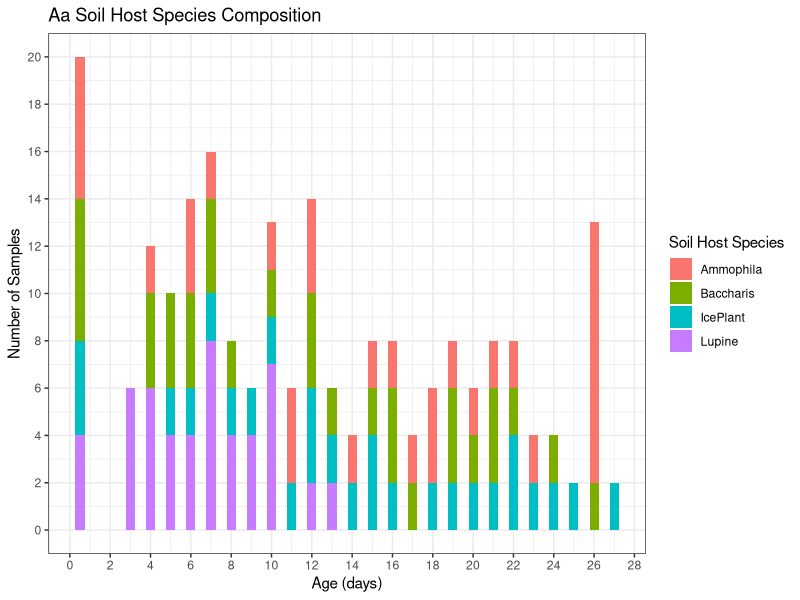
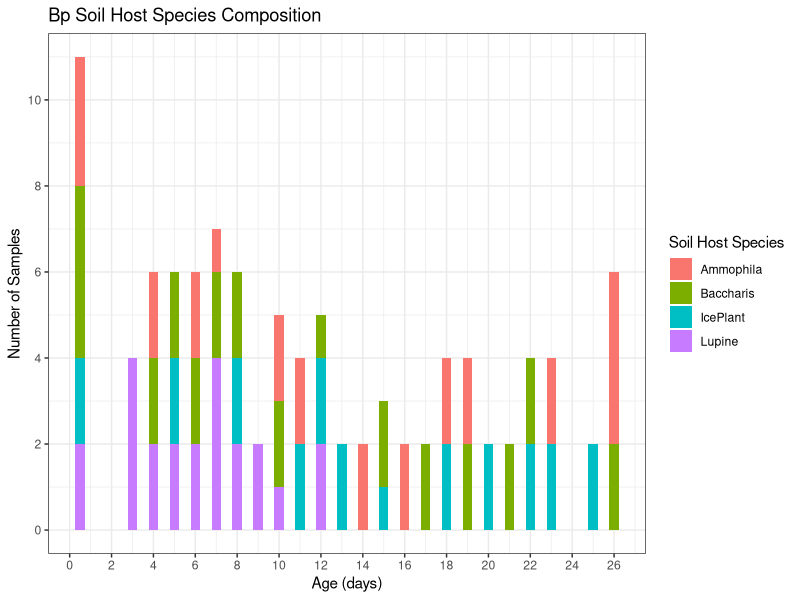
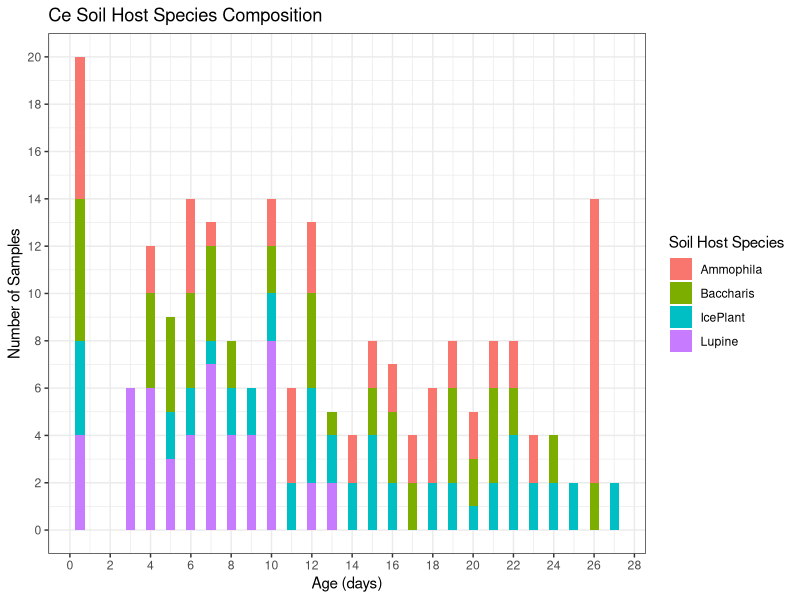
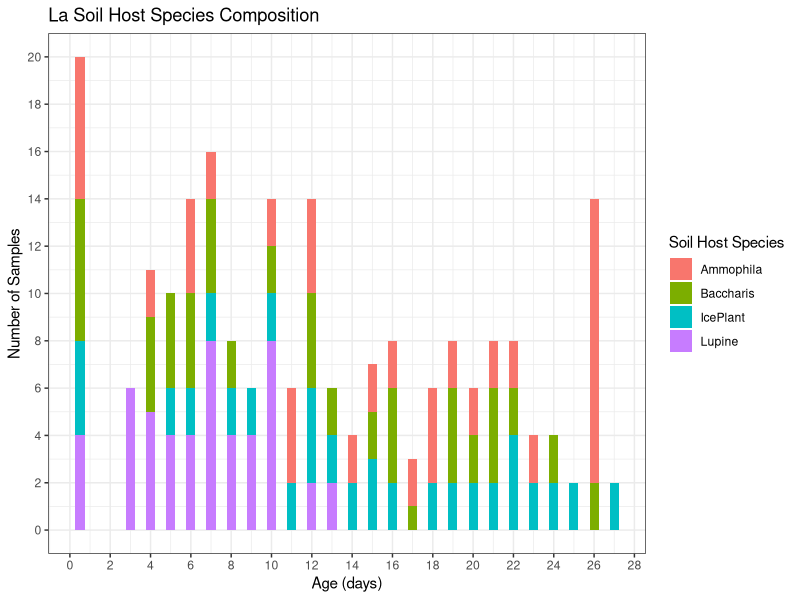

Reproduce these figures in R, in order.
library(tidyverse)
library(ggplot2)

getwd()
MyData <- read.csv("./Data/GreenhouseData.csv")

# subset the dataset to make smaller dataset with PlantSpecies, SoilHostSpecies, Age, and Total_Dry_mg
SubsetMyData <- MyData %>% select(c("PlantSpecies", "SoilHostSpecies", "Age", "Total_Dry_mg"))

# subset further for each plant species
AaMDSubset <- SubsetMyData %>% filter(PlantSpecies == "Aa")
BpMDSubset <- SubsetMyData %>% filter(PlantSpecies == "Bp")
CeMDSubset <- SubsetMyData %>% filter(PlantSpecies == "Ce")
LaMDSubset <- SubsetMyData %>% filter(PlantSpecies == "La")

# create stacked bar graphs to show the variation in soil host species composition as age increases per plant species
ggplot(data = AaMDSubset, aes(x = Age, fill = SoilHostSpecies)) +
  geom_bar() +
  scale_x_continuous(breaks = seq(0, 28, by = 2)) + 
  scale_y_continuous(breaks = seq(0, 20, by = 2)) +
  ggtitle("Aa Soil Host Species Composition") +
  xlab("Age (days)") + ylab("Number of Samples") +
  guides(fill=guide_legend(title="Soil Host Species")) +
  theme_bw()

ggplot(data = BpMDSubset, aes(x = Age, fill = SoilHostSpecies)) +
  geom_bar() +
  scale_x_continuous(breaks = seq(0, 28, by = 2)) +  
  scale_y_continuous(breaks = seq(0, 20, by = 2)) +
  ggtitle("Bp Soil Host Species Composition") +
  xlab("Age (days)") + ylab("Number of Samples") +
  guides(fill=guide_legend(title="Soil Host Species")) +
  theme_bw()

ggplot(data = CeMDSubset, aes(x = Age, fill = SoilHostSpecies)) +
  geom_bar() +
  scale_x_continuous(breaks = seq(0, 28, by = 2)) +  
  scale_y_continuous(breaks = seq(0, 20, by = 2)) +
  ggtitle("Ce Soil Host Species Composition") +
  xlab("Age (days)") + ylab("Number of Samples") +
  guides(fill=guide_legend(title="Soil Host Species")) +
  theme_bw()

ggplot(data = LaMDSubset, aes(x = Age, fill = SoilHostSpecies)) +
  geom_bar() +
  scale_x_continuous(breaks = seq(0, 28, by = 2)) +  
  scale_y_continuous(breaks = seq(0, 20, by = 2)) +
  ggtitle("La Soil Host Species Composition") +
  xlab("Age (days)") + ylab("Number of Samples") +
  guides(fill=guide_legend(title="Soil Host Species")) +
  theme_bw()
